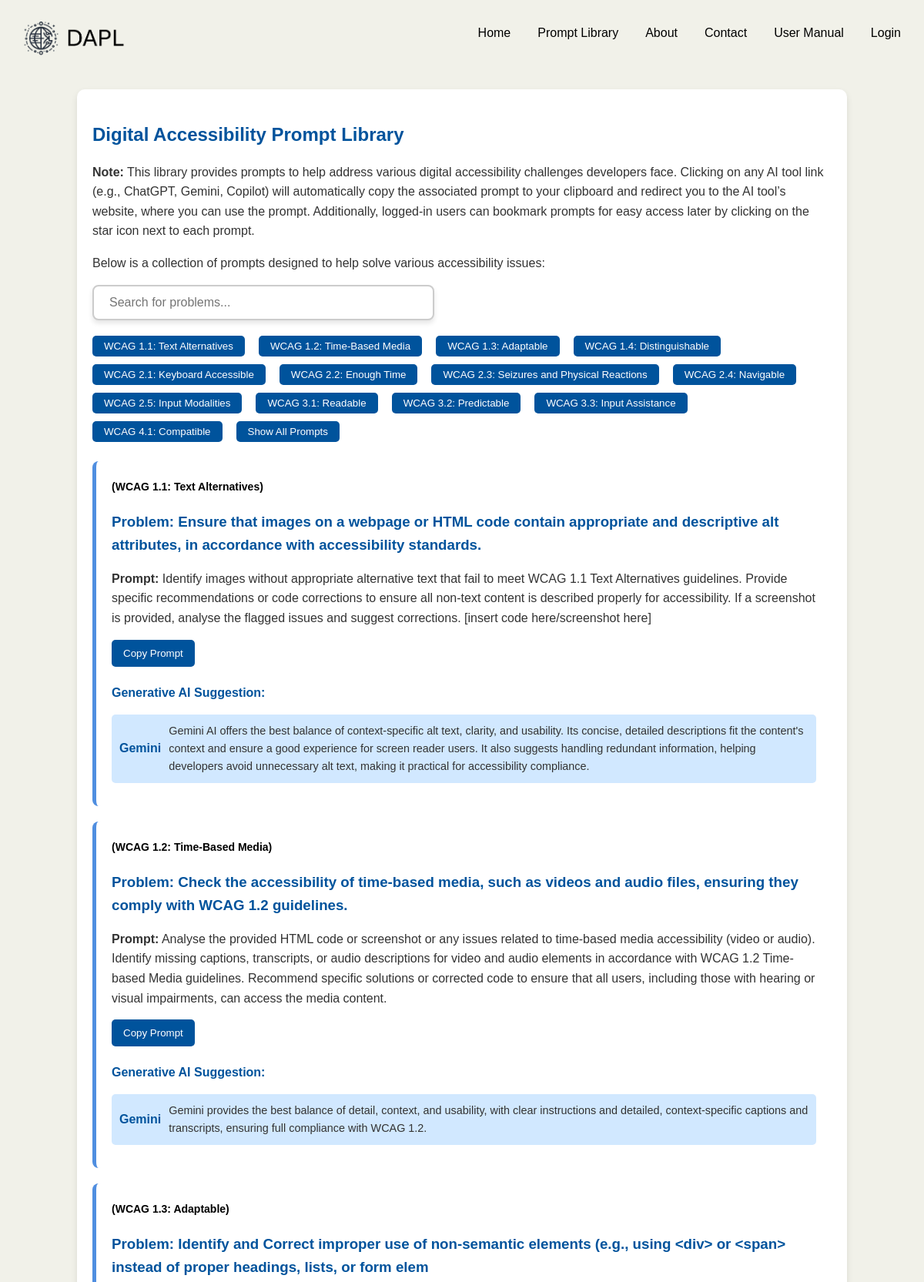
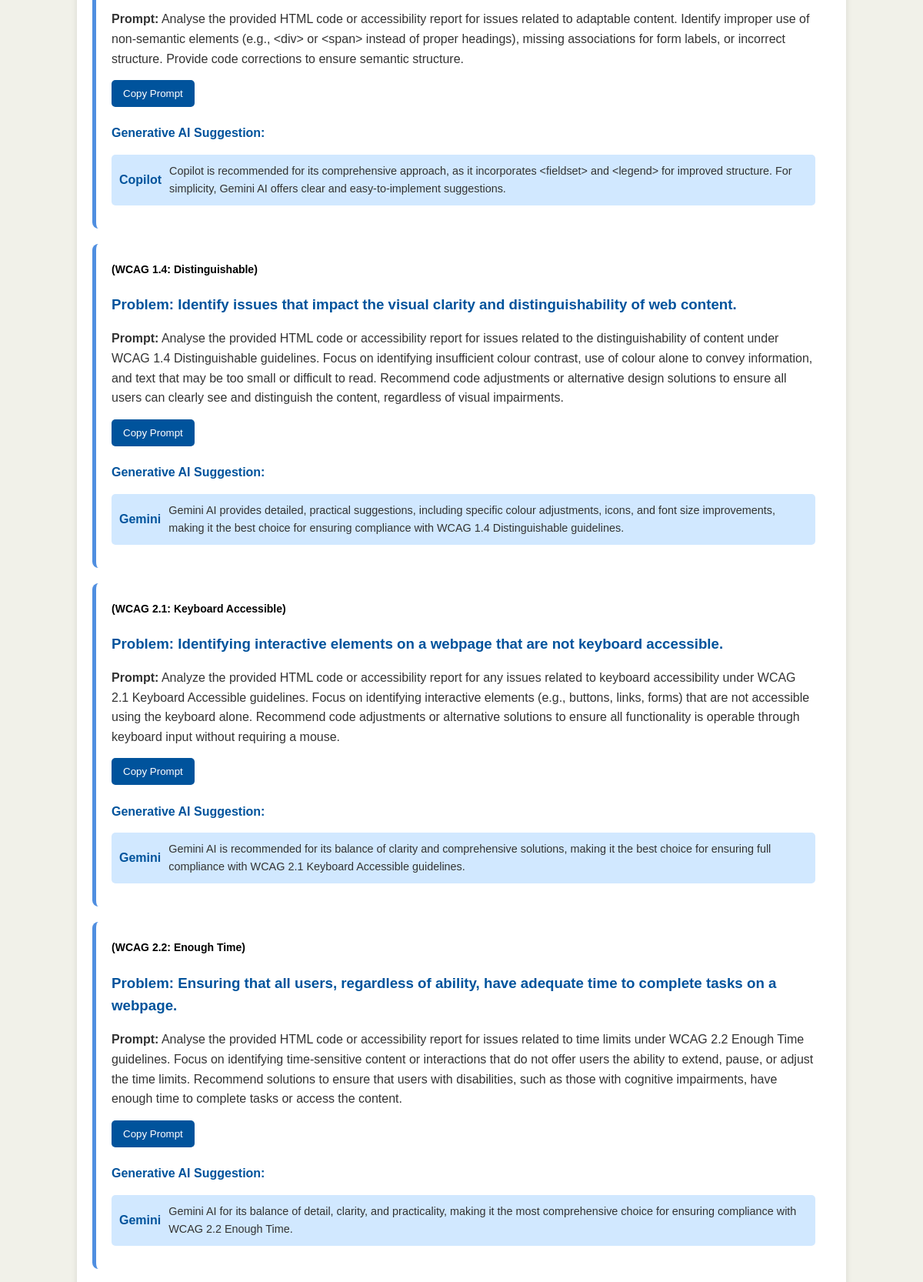
The page /library.php (upper part) on the database its author committed (2 pictures, top to bottom).
### tables this page shows
CREATE TABLE `prompts` (
  `id` int(11) NOT NULL,
  `problem` varchar(255) DEFAULT NULL,
  `prompt_text` text NOT NULL,
  `ai_recommendation` varchar(255) DEFAULT NULL,
  `guideline` varchar(10) DEFAULT NULL,
  `ai_link` varchar(255) DEFAULT NULL,
  `ai_description` text DEFAULT NULL
);

### library.php (the view, shortened to what this page needs)
<?php
include('config.php');
$user_id = isset($_SESSION['user_id']) ? $_SESSION['user_id'] : 0;
$query = "
    SELECT p.*, b.id as bookmark_id
    FROM prompts p
    LEFT JOIN bookmarks b ON p.id = b.prompt_id AND b.user_id = ?
    ORDER BY b.id IS NULL ASC, p.guideline ASC, p.id DESC
";
$stmt = $conn->prepare($query);
$stmt->bind_param("i", $user_id);
$stmt->execute();
$result = $stmt->get_result();
$prompts = $result->fetch_all(MYSQLI_ASSOC);
?>
<!DOCTYPE html>
<html lang="en">
<head>
    <link rel="stylesheet" href="styles.css">
    <link rel="stylesheet" href="https://cdnjs.cloudflare.com/ajax/libs/font-awesome/6.0.0-beta3/css/all.min.css">
</head>
<body>
<?php include('header.php'); ?>
    <div class="container">
        <main>
            <section class="library">
                <h2>Digital Accessibility Prompt Library</h2>
                <p><strong>Note:</strong> This library provides prompts to help address various digital accessibility challenges developers face. Clicking on any AI tool link (e.g., ChatGPT, Gemini, Copilot) will automatically copy the associated prompt to your clipboard and redirect you to the AI tool’s website, where you can use the prompt. Additionally, logged-in users can bookmark prompts for easy access later by clicking on the star icon next to each prompt.</p>
                <p>Below is a collection of prompts designed to help solve various accessibility issues:</p>
                <input type="text" id="searchBar" onkeyup="searchPrompts()" placeholder="Search for problems..." class="search-bar">
                <div class="filter-buttons">
                    <button onclick="filterPrompts('1.1')">WCAG 1.1: Text Alternatives</button>
                    <button onclick="filterPrompts('1.2')">WCAG 1.2: Time-Based Media</button>
                    <button onclick="filterPrompts('1.3')">WCAG 1.3: Adaptable</button>
                    <button onclick="filterPrompts('1.4')">WCAG 1.4: Distinguishable</button>
                    <button onclick="filterPrompts('2.1')">WCAG 2.1: Keyboard Accessible</button>
                    <button onclick="filterPrompts('2.2')">WCAG 2.2: Enough Time</button>
                    <button onclick="filterPrompts('2.3')">WCAG 2.3: Seizures and Physical Reactions</button>
                    <button onclick="filterPrompts('2.4')">WCAG 2.4: Navigable</button>
                    <button onclick="filterPrompts('2.5')">WCAG 2.5: Input Modalities</button>
                    <button onclick="filterPrompts('3.1')">WCAG 3.1: Readable</button>
                    <button onclick="filterPrompts('3.2')">WCAG 3.2: Predictable</button>
                    <button onclick="filterPrompts('3.3')">WCAG 3.3: Input Assistance</button>
                    <button onclick="filterPrompts('4.1')">WCAG 4.1: Compatible</button>
                    <button onclick="filterPrompts('all')">Show All Prompts</button>
                </div>
                <ul class="prompt-list" id="promptList">
                    <?php foreach ($prompts as $prompt): ?>
                    <li class="prompt-item" data-guideline="<?= htmlspecialchars($prompt['guideline']) ?>">
                        <span style="font-weight: bold; font-size: 14px; color: #000;">
                            <strong>(WCAG <?= htmlspecialchars($prompt['guideline']) ?>: <?= htmlspecialchars(
                             $prompt['guideline'] == '1.1' ? 'Text Alternatives' : (
                             $prompt['guideline'] == '1.2' ? 'Time-Based Media' : (
                             $prompt['guideline'] == '1.3' ? 'Adaptable' : (
                             $prompt['guideline'] == '1.4' ? 'Distinguishable' : (
                             $prompt['guideline'] == '2.1' ? 'Keyboard Accessible' : (
                             $prompt['guideline'] == '2.2' ? 'Enough Time' : (
                             $prompt['guideline'] == '2.3' ? 'Seizures and Physical Reactions' : (
                             $prompt['guideline'] == '2.4' ? 'Navigable' : (
                             $prompt['guideline'] == '2.5' ? 'Input Modalities' : (
                             $prompt['guideline'] == '3.1' ? 'Readable' : (
                             $prompt['guideline'] == '3.2' ? 'Predictable' : (
                             $prompt['guideline'] == '3.3' ? 'Input Assistance' : (
                             $prompt['guideline'] == '4.1' ? 'Compatible' : ''
                             ))))))))))))) ?>)</strong>
                        </span>
                        <h3>Problem: <?= htmlspecialchars($prompt['problem']) ?> </h3>
                        <p id="prompt<?= $prompt['id'] ?>" data-prompt="<?= htmlspecialchars($prompt['prompt_text']) ?>">
                            <strong>Prompt:</strong> <?= htmlspecialchars($prompt['prompt_text']) ?>
                        </p>
                        <button onclick="copyPrompt('prompt<?= $prompt['id'] ?>')">Copy Prompt</button>
                        <div class="ai-suggestions">
                            <h4>Generative AI Suggestion:</h4>
                            <ul>
                                <li>
                                    <a href="<?= htmlspecialchars($prompt['ai_link']) ?>" target="_blank" onclick="handleLinkClick(event, 'prompt<?= $prompt['id'] ?>')">
                                        <?= htmlspecialchars($prompt['ai_recommendation']) ?>
                                    </a>
                                    <p><?= htmlspecialchars($prompt['ai_description']) ?></p>
                                </li>
                            </ul>
                        </div>
                    </li>
                    <?php endforeach; ?>
                </ul>
            </section>
        </main>
    </div>
</body>
</html>

### styles.css (style rules this page uses)
body { font-family: Arial, sans-serif; background-color: #F1F1E9; color: #333; margin: 0; padding: 0; line-height: 1.6; }
.container { width: 80%; margin: auto; padding: 20px; background-color: white; border-radius: 8px; box-shadow: 0 0 10px rgba(0, 0, 0, 0.1); }
h2, h3, h4 { color: #00539CFF; margin-bottom: 15px; }
.intro, .about, .library, .contact { margin-bottom: 30px; }
.intro p, .about p, .library p, .contact p { margin-bottom: 15px; }
.prompt-list { list-style-type: none; padding: 0; }
.prompt-item { background-color: #ffffff; margin: 20px 0; padding: 20px; border-radius: 8px; border-left: 5px solid rgb(79, 142, 224); }
.ai-suggestions ul { list-style-type: none; padding-left: 0; }
.ai-suggestions li { background-color: #d1e8ff; margin: 10px 0; padding: 10px; border-radius: 5px; display: flex; align-items: center; justify-content: space-between; }
.ai-suggestions li a { color: #00539CFF; text-decoration: none; font-weight: bold; }
.ai-suggestions li p { margin: 0; flex: 1; padding-left: 10px; color: #333; font-size: 0.9em; }
.search-bar { width: 100%; max-width: 400px; padding: 12px 20px; margin-bottom: 20px; border: 2px solid #ccc; border-radius: 8px; box-shadow: 0 4px 6px rgba(0, 0, 0, 0.1); font-size: 16px; transition: border-color 0.3s ease, box-shadow 0.3s ease; }
.container { max-width: 6000px; margin: 0 auto; padding: 20px; background-color: #ffffff; border-radius: 10px; box-shadow: 0 4px 8px rgba(0, 0, 0, 0.1); }
button { padding: 10px 15px; background-color: #00539CFF; color: white; border: none; border-radius: 5px; cursor: pointer; }
h2 { font-size: 24px; color: #00539CFF; font-family: Arial, sans-serif; margin-bottom: 15px; }

### library.php (style rules this page uses)
.filter-buttons { margin-bottom: 25px; display: flex; flex-wrap: wrap; gap: 10px; }
.filter-buttons button { padding: 6px 15px; margin-right: 8px; background-color: #00539CFF; color: white; border: none; border-radius: 5px; cursor: pointer; }

### rows shown on the page
prompts: guideline "1.1", guideline "Text Alternatives", problem "Ensure that images on a webpage or HTML code contain appropriate and descriptive alt attributes, in accordance with accessibility standards.", prompt_text "Identify images without appropriate alternative text that fail to meet WCAG 1.1 Text Alternatives guidelines. Provide specific recommendations or code corrections to ensure all non-text content is described properly for accessibility. If a screenshot is provided, analyse the flagged issues and suggest corrections. [insert code here/screenshot here]", ai_recommendation "Gemini", ai_description "Gemini AI offers the best balance of context-specific alt text, clarity, and usability. Its concise, detailed descriptions fit the content's context and ensure a good experience for screen reader users. It also suggests handling redundant information, helping developers avoid unnecessary alt text, making it practical for accessibility compliance."
prompts: guideline "1.2", guideline "Time-Based Media", problem "Check the accessibility of time-based media, such as videos and audio files, ensuring they comply with WCAG 1.2 guidelines.", prompt_text "Analyse the provided HTML code or screenshot or any issues related to time-based media accessibility (video or audio). Identify missing captions, transcripts, or audio descriptions for video and audio elements in accordance with WCAG 1.2 Time-based Media guidelines. Recommend specific solutions or corrected code to ensure that all users, including those with hearing or visual impairments, can access the media content.", ai_recommendation "Gemini", ai_description "Gemini provides the best balance of detail, context, and usability, with clear instructions and detailed, context-specific captions and transcripts, ensuring full compliance with WCAG 1.2."
prompts: guideline "1.3", guideline "Adaptable", problem "Identify and Correct improper use of non-semantic elements (e.g., using <div> or <span> instead of proper headings, lists, or form elem", prompt_text "Analyse the provided HTML code or accessibility report for issues related to adaptable content. Identify improper use of non-semantic elements (e.g., <div> or <span> instead of proper headings), missing associations for form labels, or incorrect structure. Provide code corrections to ensure semantic structure.", ai_recommendation "Copilot", ai_description "Copilot is recommended for its comprehensive approach, as it incorporates <fieldset> and <legend> for improved structure. For simplicity, Gemini AI offers clear and easy-to-implement suggestions."
prompts: guideline "1.4", guideline "Distinguishable", problem "Identify issues that impact the visual clarity and distinguishability of web content.", prompt_text "Analyse the provided HTML code or accessibility report for issues related to the distinguishability of content under WCAG 1.4 Distinguishable guidelines. Focus on identifying insufficient colour contrast, use of colour alone to convey information, and text that may be too small or difficult to read. Recommend code adjustments or alternative design solutions to ensure all users can clearly see and distinguish the content, regardless of visual impairments.", ai_recommendation "Gemini", ai_description "Gemini AI provides detailed, practical suggestions, including specific colour adjustments, icons, and font size improvements, making it the best choice for ensuring compliance with WCAG 1.4 Distinguishable guidelines."
prompts: guideline "2.1", guideline "Keyboard Accessible", problem "Identifying interactive elements on a webpage that are not keyboard accessible.", prompt_text "Analyze the provided HTML code or accessibility report for any issues related to keyboard accessibility under WCAG 2.1 Keyboard Accessible guidelines. Focus on identifying interactive elements (e.g., buttons, links, forms) that are not accessible using the keyboard alone. Recommend code adjustments or alternative solutions to ensure all functionality is operable through keyboard input without requiring a mouse.", ai_recommendation "Gemini", ai_description "Gemini AI is recommended for its balance of clarity and comprehensive solutions, making it the best choice for ensuring full compliance with WCAG 2.1 Keyboard Accessible guidelines."
prompts: guideline "2.2", guideline "Enough Time", problem "Ensuring that all users, regardless of ability, have adequate time to complete tasks on a webpage.", prompt_text "Analyse the provided HTML code or accessibility report for issues related to time limits under WCAG 2.2 Enough Time guidelines. Focus on identifying time-sensitive content or interactions that do not offer users the ability to extend, pause, or adjust the time limits. Recommend solutions to ensure that users with disabilities, such as those with cognitive impairments, have enough time to complete tasks or access the content.", ai_recommendation "Gemini", ai_description "Gemini AI for its balance of detail, clarity, and practicality, making it the most comprehensive choice for ensuring compliance with WCAG 2.2 Enough Time."
